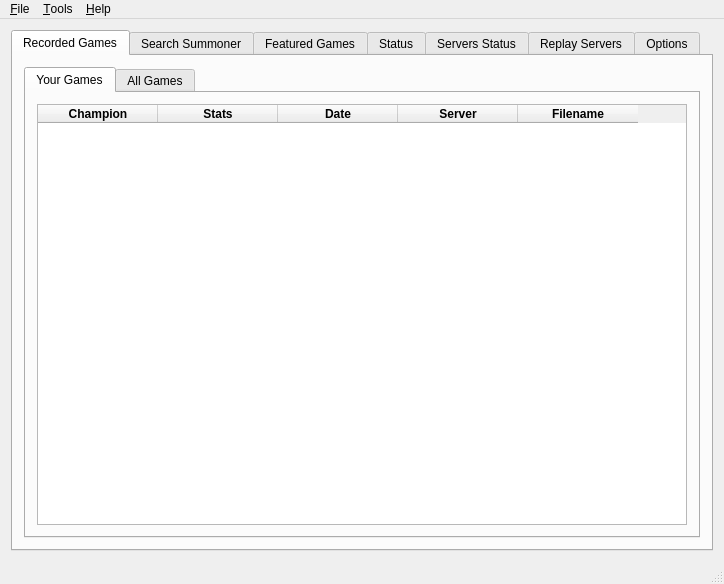
<?xml version="1.0" encoding="UTF-8"?>
<ui version="4.0">
 <class>MainWindow</class>
 <widget class="QMainWindow" name="MainWindow">
  <property name="geometry">
   <rect>
    <x>0</x>
    <y>0</y>
    <width>724</width>
    <height>584</height>
   </rect>
  </property>
  <property name="windowTitle">
   <string notr="true">LegendsReplay</string>
  </property>
  <property name="windowIcon">
   <iconset>
    <normaloff>:/logo.png</normaloff>:/logo.png</iconset>
  </property>
  <property name="toolButtonStyle">
   <enum>Qt::ToolButtonIconOnly</enum>
  </property>
  <widget class="QWidget" name="centralWidget">
   <layout class="QGridLayout" name="gridLayout_2">
    <item row="0" column="0">
     <widget class="QTabWidget" name="tabWidget">
      <property name="currentIndex">
       <number>0</number>
      </property>
      <widget class="QWidget" name="tab_3">
       <attribute name="title">
        <string>Recorded Games</string>
       </attribute>
       <layout class="QGridLayout" name="gridLayout_5">
        <item row="1" column="0">
         <widget class="QTabWidget" name="tabWidget_2">
          <property name="currentIndex">
           <number>0</number>
          </property>
          <widget class="QWidget" name="tab_8">
           <attribute name="title">
            <string>Your Games</string>
           </attribute>
           <layout class="QGridLayout" name="gridLayout_12">
            <item row="0" column="0">
             <widget class="QTableWidget" name="tableWidget_yourgames">
              <property name="contextMenuPolicy">
               <enum>Qt::CustomContextMenu</enum>
              </property>
              <property name="layoutDirection">
               <enum>Qt::LeftToRight</enum>
              </property>
              <property name="frameShape">
               <enum>QFrame::StyledPanel</enum>
              </property>
              <property name="autoScroll">
               <bool>true</bool>
              </property>
              <property name="editTriggers">
               <set>QAbstractItemView::NoEditTriggers</set>
              </property>
              <property name="alternatingRowColors">
               <bool>true</bool>
              </property>
              <property name="selectionBehavior">
               <enum>QAbstractItemView::SelectRows</enum>
              </property>
              <property name="iconSize">
               <size>
                <width>60</width>
                <height>60</height>
               </size>
              </property>
              <property name="verticalScrollMode">
               <enum>QAbstractItemView::ScrollPerItem</enum>
              </property>
              <attribute name="horizontalHeaderDefaultSectionSize">
               <number>120</number>
              </attribute>
              <attribute name="horizontalHeaderHighlightSections">
               <bool>false</bool>
              </attribute>
              <attribute name="horizontalHeaderMinimumSectionSize">
               <number>70</number>
              </attribute>
              <attribute name="verticalHeaderVisible">
               <bool>false</bool>
              </attribute>
              <attribute name="verticalHeaderDefaultSectionSize">
               <number>70</number>
              </attribute>
              <attribute name="verticalHeaderMinimumSectionSize">
               <number>60</number>
              </attribute>
              <column>
               <property name="text">
                <string>Champion</string>
               </property>
               <property name="font">
                <font>
                 <weight>75</weight>
                 <bold>true</bold>
                </font>
               </property>
              </column>
              <column>
               <property name="text">
                <string>Stats</string>
               </property>
               <property name="font">
                <font>
                 <weight>75</weight>
                 <bold>true</bold>
                </font>
               </property>
              </column>
              <column>
               <property name="text">
                <string>Date</string>
               </property>
               <property name="font">
                <font>
                 <weight>75</weight>
                 <bold>true</bold>
                </font>
               </property>
              </column>
              <column>
               <property name="text">
                <string>Server</string>
               </property>
               <property name="font">
                <font>
                 <weight>75</weight>
                 <bold>true</bold>
                </font>
               </property>
              </column>
              <column>
               <property name="text">
                <string>Filename</string>
               </property>
               <property name="font">
                <font>
                 <weight>75</weight>
                 <bold>true</bold>
                </font>
               </property>
              </column>
             </widget>
            </item>
           </layout>
          </widget>
          <widget class="QWidget" name="tab_5">
           <attribute name="title">
            <string>All Games</string>
           </attribute>
           <layout class="QGridLayout" name="gridLayout_10">
            <item row="1" column="1">
             <widget class="QGroupBox" name="groupBox_3">
              <property name="minimumSize">
               <size>
                <width>350</width>
                <height>0</height>
               </size>
              </property>
              <property name="title">
               <string>Summoners</string>
              </property>
              <layout class="QGridLayout" name="gridLayout_11">
               <item row="4" column="2">
                <widget class="QLabel" name="label_sum9">
                 <property name="text">
                  <string/>
                 </property>
                </widget>
               </item>
               <item row="5" column="0">
                <widget class="QLabel" name="label_sum5">
                 <property name="text">
                  <string/>
                 </property>
                </widget>
               </item>
               <item row="3" column="0">
                <widget class="QLabel" name="label_sum3">
                 <property name="text">
                  <string/>
                 </property>
                </widget>
               </item>
               <item row="3" column="2">
                <widget class="QLabel" name="label_sum8">
                 <property name="text">
                  <string/>
                 </property>
                </widget>
               </item>
               <item row="4" column="0">
                <widget class="QLabel" name="label_sum4">
                 <property name="text">
                  <string/>
                 </property>
                </widget>
               </item>
               <item row="5" column="2">
                <widget class="QLabel" name="label_sum10">
                 <property name="text">
                  <string/>
                 </property>
                </widget>
               </item>
               <item row="1" column="0">
                <widget class="QLabel" name="label_sum1">
                 <property name="text">
                  <string/>
                 </property>
                </widget>
               </item>
               <item row="2" column="0">
                <widget class="QLabel" name="label_sum2">
                 <property name="text">
                  <string/>
                 </property>
                </widget>
               </item>
               <item row="2" column="2">
                <widget class="QLabel" name="label_sum7">
                 <property name="text">
                  <string/>
                 </property>
                </widget>
               </item>
               <item row="1" column="2">
                <widget class="QLabel" name="label_sum6">
                 <property name="text">
                  <string/>
                 </property>
                </widget>
               </item>
               <item row="1" column="1">
                <widget class="QLabel" name="label_sum16">
                 <property name="text">
                  <string/>
                 </property>
                 <property name="alignment">
                  <set>Qt::AlignCenter</set>
                 </property>
                </widget>
               </item>
               <item row="2" column="1">
                <widget class="QLabel" name="label_sum27">
                 <property name="text">
                  <string/>
                 </property>
                 <property name="alignment">
                  <set>Qt::AlignCenter</set>
                 </property>
                </widget>
               </item>
               <item row="3" column="1">
                <widget class="QLabel" name="label_sum38">
                 <property name="text">
                  <string/>
                 </property>
                 <property name="alignment">
                  <set>Qt::AlignCenter</set>
                 </property>
                </widget>
               </item>
               <item row="4" column="1">
                <widget class="QLabel" name="label_sum49">
                 <property name="text">
                  <string/>
                 </property>
                 <property name="alignment">
                  <set>Qt::AlignCenter</set>
                 </property>
                </widget>
               </item>
               <item row="5" column="1">
                <widget class="QLabel" name="label_sum510">
                 <property name="text">
                  <string/>
                 </property>
                 <property name="alignment">
                  <set>Qt::AlignCenter</set>
                 </property>
                </widget>
               </item>
              </layout>
             </widget>
            </item>
            <item row="0" column="1">
             <widget class="QLabel" name="label_allgames_gamemode">
              <property name="maximumSize">
               <size>
                <width>16777215</width>
                <height>30</height>
               </size>
              </property>
              <property name="styleSheet">
               <string notr="true"/>
              </property>
              <property name="text">
               <string>Game Mode</string>
              </property>
              <property name="alignment">
               <set>Qt::AlignCenter</set>
              </property>
             </widget>
            </item>
            <item row="0" column="0" rowspan="2">
             <widget class="QTableWidget" name="tableWidget_recordedgames">
              <property name="contextMenuPolicy">
               <enum>Qt::CustomContextMenu</enum>
              </property>
              <property name="editTriggers">
               <set>QAbstractItemView::NoEditTriggers</set>
              </property>
              <property name="alternatingRowColors">
               <bool>true</bool>
              </property>
              <property name="selectionMode">
               <enum>QAbstractItemView::SingleSelection</enum>
              </property>
              <property name="selectionBehavior">
               <enum>QAbstractItemView::SelectRows</enum>
              </property>
              <attribute name="horizontalHeaderDefaultSectionSize">
               <number>90</number>
              </attribute>
              <attribute name="verticalHeaderVisible">
               <bool>false</bool>
              </attribute>
              <column>
               <property name="text">
                <string>Server</string>
               </property>
              </column>
              <column>
               <property name="text">
                <string>Gameid</string>
               </property>
              </column>
              <column>
               <property name="text">
                <string>Datetime</string>
               </property>
              </column>
             </widget>
            </item>
           </layout>
          </widget>
         </widget>
        </item>
       </layout>
      </widget>
      <widget class="QWidget" name="tab_9">
       <attribute name="title">
        <string>Search Summoner</string>
       </attribute>
       <layout class="QGridLayout" name="gridLayout_13">
        <item row="3" column="0" colspan="4">
         <widget class="QGroupBox" name="groupBox_4">
          <property name="title">
           <string>Game Infos</string>
          </property>
          <layout class="QGridLayout" name="gridLayout_14">
           <item row="0" column="0">
            <widget class="QLabel" name="label_sums1">
             <property name="text">
              <string/>
             </property>
            </widget>
           </item>
           <item row="0" column="1">
            <widget class="QLabel" name="label_sums16">
             <property name="text">
              <string/>
             </property>
             <property name="alignment">
              <set>Qt::AlignCenter</set>
             </property>
            </widget>
           </item>
           <item row="0" column="2">
            <widget class="QLabel" name="label_sums6">
             <property name="text">
              <string/>
             </property>
            </widget>
           </item>
           <item row="1" column="0">
            <widget class="QLabel" name="label_sums2">
             <property name="text">
              <string/>
             </property>
            </widget>
           </item>
           <item row="1" column="2">
            <widget class="QLabel" name="label_sums7">
             <property name="text">
              <string/>
             </property>
            </widget>
           </item>
           <item row="2" column="0">
            <widget class="QLabel" name="label_sums3">
             <property name="text">
              <string/>
             </property>
            </widget>
           </item>
           <item row="2" column="1">
            <widget class="QLabel" name="label_sums38">
             <property name="text">
              <string/>
             </property>
             <property name="alignment">
              <set>Qt::AlignCenter</set>
             </property>
            </widget>
           </item>
           <item row="2" column="2">
            <widget class="QLabel" name="label_sums8">
             <property name="text">
              <string/>
             </property>
            </widget>
           </item>
           <item row="3" column="0">
            <widget class="QLabel" name="label_sums4">
             <property name="text">
              <string/>
             </property>
            </widget>
           </item>
           <item row="3" column="1">
            <widget class="QLabel" name="label_sums49">
             <property name="text">
              <string/>
             </property>
             <property name="alignment">
              <set>Qt::AlignCenter</set>
             </property>
            </widget>
           </item>
           <item row="3" column="2">
            <widget class="QLabel" name="label_sums9">
             <property name="text">
              <string/>
             </property>
            </widget>
           </item>
           <item row="4" column="0">
            <widget class="QLabel" name="label_sums5">
             <property name="text">
              <string/>
             </property>
            </widget>
           </item>
           <item row="4" column="1">
            <widget class="QLabel" name="label_sums510">
             <property name="text">
              <string/>
             </property>
             <property name="alignment">
              <set>Qt::AlignCenter</set>
             </property>
            </widget>
           </item>
           <item row="4" column="2">
            <widget class="QLabel" name="label_sums10">
             <property name="text">
              <string/>
             </property>
            </widget>
           </item>
           <item row="1" column="1">
            <widget class="QLabel" name="label_sums27">
             <property name="text">
              <string/>
             </property>
             <property name="alignment">
              <set>Qt::AlignCenter</set>
             </property>
            </widget>
           </item>
          </layout>
         </widget>
        </item>
        <item row="0" column="2">
         <widget class="QPushButton" name="pushButton_searchsummoner">
          <property name="text">
           <string>Search</string>
          </property>
         </widget>
        </item>
        <item row="0" column="1">
         <widget class="QLineEdit" name="lineEdit_searchsummoner">
          <property name="text">
           <string notr="true"/>
          </property>
          <property name="alignment">
           <set>Qt::AlignCenter</set>
          </property>
         </widget>
        </item>
        <item row="0" column="3">
         <widget class="QLabel" name="label_searchsummoner_status">
          <property name="minimumSize">
           <size>
            <width>50</width>
            <height>0</height>
           </size>
          </property>
          <property name="text">
           <string>Status</string>
          </property>
          <property name="alignment">
           <set>Qt::AlignCenter</set>
          </property>
         </widget>
        </item>
        <item row="0" column="0">
         <widget class="QComboBox" name="comboBox_searchsummoner_region">
          <property name="currentText">
           <string notr="true">EUW</string>
          </property>
          <item>
           <property name="text">
            <string notr="true">EUW</string>
           </property>
          </item>
          <item>
           <property name="text">
            <string notr="true">EUNE</string>
           </property>
          </item>
          <item>
           <property name="text">
            <string notr="true">NA</string>
           </property>
          </item>
          <item>
           <property name="text">
            <string notr="true">JP</string>
           </property>
          </item>
          <item>
           <property name="text">
            <string notr="true">KR</string>
           </property>
          </item>
          <item>
           <property name="text">
            <string notr="true">OCE</string>
           </property>
          </item>
          <item>
           <property name="text">
            <string notr="true">BR</string>
           </property>
          </item>
          <item>
           <property name="text">
            <string notr="true">LAN</string>
           </property>
          </item>
          <item>
           <property name="text">
            <string notr="true">LAS</string>
           </property>
          </item>
          <item>
           <property name="text">
            <string notr="true">RU</string>
           </property>
          </item>
          <item>
           <property name="text">
            <string notr="true">TR</string>
           </property>
          </item>
         </widget>
        </item>
        <item row="1" column="2" colspan="2">
         <widget class="QPushButton" name="pushButton_searchsummoner_spectate">
          <property name="text">
           <string>Spectate</string>
          </property>
         </widget>
        </item>
        <item row="1" column="0" rowspan="2" colspan="2">
         <widget class="QLabel" name="label_searchsummoner_gamemode">
          <property name="maximumSize">
           <size>
            <width>16777215</width>
            <height>40</height>
           </size>
          </property>
          <property name="text">
           <string>Game Mode</string>
          </property>
          <property name="alignment">
           <set>Qt::AlignCenter</set>
          </property>
         </widget>
        </item>
        <item row="2" column="2" colspan="2">
         <widget class="QPushButton" name="pushButton_searchsummoner_record">
          <property name="text">
           <string>Record</string>
          </property>
         </widget>
        </item>
       </layout>
      </widget>
      <widget class="QWidget" name="tab_2">
       <attribute name="title">
        <string>Featured Games</string>
       </attribute>
       <layout class="QGridLayout" name="gridLayout">
        <item row="0" column="0" rowspan="2" colspan="2">
         <widget class="QListWidget" name="listWidget_featured">
          <property name="contextMenuPolicy">
           <enum>Qt::CustomContextMenu</enum>
          </property>
          <property name="editTriggers">
           <set>QAbstractItemView::NoEditTriggers</set>
          </property>
          <property name="dragDropOverwriteMode">
           <bool>false</bool>
          </property>
          <property name="alternatingRowColors">
           <bool>true</bool>
          </property>
          <property name="selectionMode">
           <enum>QAbstractItemView::SingleSelection</enum>
          </property>
          <property name="selectionBehavior">
           <enum>QAbstractItemView::SelectRows</enum>
          </property>
          <property name="resizeMode">
           <enum>QListView::Adjust</enum>
          </property>
          <property name="layoutMode">
           <enum>QListView::Batched</enum>
          </property>
          <property name="uniformItemSizes">
           <bool>true</bool>
          </property>
          <property name="sortingEnabled">
           <bool>false</bool>
          </property>
         </widget>
        </item>
        <item row="2" column="0" colspan="2">
         <widget class="QPushButton" name="pushButton_2">
          <property name="font">
           <font>
            <pointsize>12</pointsize>
           </font>
          </property>
          <property name="text">
           <string>Refresh</string>
          </property>
          <property name="autoDefault">
           <bool>false</bool>
          </property>
          <property name="default">
           <bool>false</bool>
          </property>
          <property name="flat">
           <bool>false</bool>
          </property>
         </widget>
        </item>
       </layout>
      </widget>
      <widget class="QWidget" name="tab_6">
       <attribute name="title">
        <string>Status</string>
       </attribute>
       <layout class="QGridLayout" name="gridLayout_7">
        <item row="1" column="0">
         <widget class="QTextBrowser" name="textBrowser">
          <property name="lineWrapMode">
           <enum>QTextEdit::WidgetWidth</enum>
          </property>
          <property name="readOnly">
           <bool>true</bool>
          </property>
          <property name="cursorWidth">
           <number>0</number>
          </property>
          <property name="textInteractionFlags">
           <set>Qt::LinksAccessibleByKeyboard|Qt::LinksAccessibleByMouse|Qt::TextBrowserInteraction|Qt::TextSelectableByKeyboard|Qt::TextSelectableByMouse</set>
          </property>
          <property name="openExternalLinks">
           <bool>true</bool>
          </property>
         </widget>
        </item>
        <item row="0" column="0">
         <widget class="QTableWidget" name="tableWidget_recordingGames">
          <property name="contextMenuPolicy">
           <enum>Qt::CustomContextMenu</enum>
          </property>
          <property name="editTriggers">
           <set>QAbstractItemView::NoEditTriggers</set>
          </property>
          <property name="selectionBehavior">
           <enum>QAbstractItemView::SelectRows</enum>
          </property>
          <attribute name="horizontalHeaderDefaultSectionSize">
           <number>150</number>
          </attribute>
          <attribute name="horizontalHeaderHighlightSections">
           <bool>false</bool>
          </attribute>
          <attribute name="verticalHeaderVisible">
           <bool>false</bool>
          </attribute>
          <attribute name="verticalHeaderDefaultSectionSize">
           <number>20</number>
          </attribute>
          <attribute name="verticalHeaderMinimumSectionSize">
           <number>20</number>
          </attribute>
          <column>
           <property name="text">
            <string>Server</string>
           </property>
          </column>
          <column>
           <property name="text">
            <string>Game id</string>
           </property>
          </column>
          <column>
           <property name="text">
            <string>Datetime</string>
           </property>
          </column>
          <column>
           <property name="text">
            <string>Progression</string>
           </property>
          </column>
         </widget>
        </item>
       </layout>
      </widget>
      <widget class="QWidget" name="tab">
       <attribute name="title">
        <string>Servers Status</string>
       </attribute>
       <layout class="QGridLayout" name="gridLayout_3">
        <item row="0" column="0">
         <widget class="QTableWidget" name="tableWidget_status">
          <property name="toolTip">
           <string notr="true"/>
          </property>
          <property name="toolTipDuration">
           <number>-1</number>
          </property>
          <property name="editTriggers">
           <set>QAbstractItemView::NoEditTriggers</set>
          </property>
          <property name="selectionMode">
           <enum>QAbstractItemView::SingleSelection</enum>
          </property>
          <attribute name="horizontalHeaderDefaultSectionSize">
           <number>120</number>
          </attribute>
          <attribute name="horizontalHeaderMinimumSectionSize">
           <number>28</number>
          </attribute>
          <row>
           <property name="text">
            <string notr="true">EUW</string>
           </property>
          </row>
          <row>
           <property name="text">
            <string notr="true">EUNE</string>
           </property>
          </row>
          <row>
           <property name="text">
            <string notr="true">NA</string>
           </property>
          </row>
          <row>
           <property name="text">
            <string notr="true">JP</string>
           </property>
          </row>
          <row>
           <property name="text">
            <string notr="true">KR</string>
           </property>
          </row>
          <row>
           <property name="text">
            <string notr="true">OCE</string>
           </property>
          </row>
          <row>
           <property name="text">
            <string notr="true">BR</string>
           </property>
          </row>
          <row>
           <property name="text">
            <string notr="true">LAN</string>
           </property>
          </row>
          <row>
           <property name="text">
            <string notr="true">LAS</string>
           </property>
          </row>
          <row>
           <property name="text">
            <string notr="true">RU</string>
           </property>
          </row>
          <row>
           <property name="text">
            <string notr="true">TR</string>
           </property>
          </row>
          <row>
           <property name="text">
            <string notr="true">PBE</string>
           </property>
          </row>
          <column>
           <property name="text">
            <string>Game</string>
           </property>
          </column>
          <column>
           <property name="text">
            <string>Store</string>
           </property>
          </column>
          <column>
           <property name="text">
            <string>Website</string>
           </property>
          </column>
          <column>
           <property name="text">
            <string>Client</string>
           </property>
          </column>
          <column>
           <property name="text">
            <string>Spectator</string>
           </property>
          </column>
         </widget>
        </item>
        <item row="1" column="0">
         <widget class="QPushButton" name="pushButton_statusRefresh">
          <property name="text">
           <string>Refresh</string>
          </property>
         </widget>
        </item>
       </layout>
      </widget>
      <widget class="QWidget" name="tab_7">
       <attribute name="title">
        <string>Replay Servers</string>
       </attribute>
       <layout class="QGridLayout" name="gridLayout_8">
        <item row="1" column="0">
         <widget class="QGroupBox" name="groupBox_2">
          <property name="minimumSize">
           <size>
            <width>250</width>
            <height>0</height>
           </size>
          </property>
          <property name="title">
           <string>Add a LegendsReplay server</string>
          </property>
          <layout class="QGridLayout" name="gridLayout_9">
           <item row="0" column="1">
            <widget class="QLineEdit" name="lineEdit_replayserver_address">
             <property name="text">
              <string notr="true"/>
             </property>
            </widget>
           </item>
           <item row="0" column="0">
            <widget class="QLabel" name="label_4">
             <property name="text">
              <string>Address :</string>
             </property>
            </widget>
           </item>
           <item row="0" column="2">
            <widget class="QPushButton" name="pushButton_add_replayserver">
             <property name="text">
              <string>Add</string>
             </property>
            </widget>
           </item>
          </layout>
         </widget>
        </item>
        <item row="0" column="0">
         <widget class="QTableWidget" name="tableWidget_replayservers">
          <property name="contextMenuPolicy">
           <enum>Qt::CustomContextMenu</enum>
          </property>
          <property name="editTriggers">
           <set>QAbstractItemView::NoEditTriggers</set>
          </property>
          <property name="selectionMode">
           <enum>QAbstractItemView::SingleSelection</enum>
          </property>
          <property name="selectionBehavior">
           <enum>QAbstractItemView::SelectRows</enum>
          </property>
          <attribute name="horizontalHeaderDefaultSectionSize">
           <number>400</number>
          </attribute>
          <attribute name="horizontalHeaderHighlightSections">
           <bool>false</bool>
          </attribute>
          <attribute name="verticalHeaderVisible">
           <bool>false</bool>
          </attribute>
          <column>
           <property name="text">
            <string>Address</string>
           </property>
          </column>
         </widget>
        </item>
       </layout>
      </widget>
      <widget class="QWidget" name="tab_4">
       <attribute name="title">
        <string>Options</string>
       </attribute>
       <layout class="QGridLayout" name="gridLayout_6">
        <item row="1" column="3">
         <widget class="QPushButton" name="pushButton_summonersave">
          <property name="text">
           <string>Save</string>
          </property>
         </widget>
        </item>
        <item row="1" column="0">
         <widget class="QLabel" name="label_8">
          <property name="text">
           <string>Your summoner name :</string>
          </property>
         </widget>
        </item>
        <item row="1" column="2">
         <widget class="QLineEdit" name="lineEdit_summonername">
          <property name="text">
           <string notr="true"/>
          </property>
         </widget>
        </item>
        <item row="2" column="1" colspan="3">
         <widget class="QLineEdit" name="lineEdit_summonerid">
          <property name="text">
           <string notr="true"/>
          </property>
          <property name="readOnly">
           <bool>true</bool>
          </property>
         </widget>
        </item>
        <item row="2" column="0">
         <widget class="QLabel" name="label_9">
          <property name="text">
           <string>Your summoner ID :</string>
          </property>
         </widget>
        </item>
        <item row="6" column="3">
         <widget class="QToolButton" name="toolButton_2">
          <property name="sizePolicy">
           <sizepolicy hsizetype="Fixed" vsizetype="Fixed">
            <horstretch>0</horstretch>
            <verstretch>0</verstretch>
           </sizepolicy>
          </property>
          <property name="text">
           <string>...</string>
          </property>
         </widget>
        </item>
        <item row="6" column="0">
         <widget class="QLabel" name="label_2">
          <property name="text">
           <string>Replays Folder :</string>
          </property>
         </widget>
        </item>
        <item row="3" column="0">
         <widget class="QLabel" name="label">
          <property name="text">
           <string>LoL Folder :</string>
          </property>
         </widget>
        </item>
        <item row="3" column="1" colspan="2">
         <widget class="QLineEdit" name="lineEdit_lolfolder">
          <property name="text">
           <string notr="true"/>
          </property>
          <property name="readOnly">
           <bool>true</bool>
          </property>
         </widget>
        </item>
        <item row="3" column="3">
         <widget class="QToolButton" name="toolButton">
          <property name="sizePolicy">
           <sizepolicy hsizetype="Fixed" vsizetype="Fixed">
            <horstretch>0</horstretch>
            <verstretch>0</verstretch>
           </sizepolicy>
          </property>
          <property name="text">
           <string>...</string>
          </property>
         </widget>
        </item>
        <item row="6" column="1" colspan="2">
         <widget class="QLineEdit" name="lineEdit_replaysFolder">
          <property name="text">
           <string notr="true"/>
          </property>
          <property name="readOnly">
           <bool>true</bool>
          </property>
         </widget>
        </item>
        <item row="1" column="1">
         <widget class="QComboBox" name="comboBox_summonerserver">
          <property name="currentText">
           <string notr="true">EUW</string>
          </property>
          <item>
           <property name="text">
            <string notr="true">EUW</string>
           </property>
          </item>
          <item>
           <property name="text">
            <string notr="true">EUNE</string>
           </property>
          </item>
          <item>
           <property name="text">
            <string notr="true">NA</string>
           </property>
          </item>
          <item>
           <property name="text">
            <string notr="true">JP</string>
           </property>
          </item>
          <item>
           <property name="text">
            <string notr="true">KR</string>
           </property>
          </item>
          <item>
           <property name="text">
            <string notr="true">OCE</string>
           </property>
          </item>
          <item>
           <property name="text">
            <string notr="true">BR</string>
           </property>
          </item>
          <item>
           <property name="text">
            <string notr="true">LAN</string>
           </property>
          </item>
          <item>
           <property name="text">
            <string notr="true">LAS</string>
           </property>
          </item>
          <item>
           <property name="text">
            <string notr="true">RU</string>
           </property>
          </item>
          <item>
           <property name="text">
            <string notr="true">TR</string>
           </property>
          </item>
         </widget>
        </item>
        <item row="7" column="0">
         <widget class="QLabel" name="label_7">
          <property name="text">
           <string>Language :</string>
          </property>
         </widget>
        </item>
        <item row="7" column="3">
         <widget class="QPushButton" name="pushButton_saveLanguage">
          <property name="text">
           <string>Save</string>
          </property>
         </widget>
        </item>
        <item row="7" column="1" colspan="2">
         <widget class="QComboBox" name="comboBox_language">
          <property name="sizePolicy">
           <sizepolicy hsizetype="Fixed" vsizetype="Fixed">
            <horstretch>0</horstretch>
            <verstretch>0</verstretch>
           </sizepolicy>
          </property>
          <property name="minimumSize">
           <size>
            <width>60</width>
            <height>0</height>
           </size>
          </property>
          <property name="currentText">
           <string notr="true">English</string>
          </property>
          <item>
           <property name="text">
            <string notr="true">English</string>
           </property>
          </item>
          <item>
           <property name="text">
            <string notr="true">French</string>
           </property>
          </item>
          <item>
           <property name="text">
            <string notr="true">Spanish</string>
           </property>
          </item>
          <item>
           <property name="text">
            <string notr="true">Portuguese</string>
           </property>
          </item>
          <item>
           <property name="text">
            <string notr="true">Deutch</string>
           </property>
          </item>
         </widget>
        </item>
       </layout>
      </widget>
     </widget>
    </item>
   </layout>
  </widget>
  <widget class="QMenuBar" name="menuBar">
   <property name="geometry">
    <rect>
     <x>0</x>
     <y>0</y>
     <width>724</width>
     <height>20</height>
    </rect>
   </property>
   <widget class="QMenu" name="menuFiles">
    <property name="title">
     <string>&amp;File</string>
    </property>
    <addaction name="actionOpen"/>
    <addaction name="actionLaunch_rofl_file"/>
    <addaction name="separator"/>
    <addaction name="actionExit"/>
   </widget>
   <widget class="QMenu" name="menuTools">
    <property name="title">
     <string>&amp;Tools</string>
    </property>
    <addaction name="actionAdvanced_Recorder"/>
    <addaction name="actionRepair_tool"/>
   </widget>
   <widget class="QMenu" name="menuHelp">
    <property name="title">
     <string>&amp;Help</string>
    </property>
    <addaction name="actionReport_an_issue"/>
    <addaction name="actionAbout_LegendsReplay"/>
   </widget>
   <addaction name="menuFiles"/>
   <addaction name="menuTools"/>
   <addaction name="menuHelp"/>
  </widget>
  <widget class="QStatusBar" name="statusBar"/>
  <action name="actionOpen">
   <property name="icon">
    <iconset resource="legendsreplay.qrc">
     <normaloff>:/icons/open_replay.png</normaloff>:/icons/open_replay.png</iconset>
   </property>
   <property name="text">
    <string>&amp;Open replay</string>
   </property>
   <property name="font">
    <font>
     <pointsize>8</pointsize>
    </font>
   </property>
  </action>
  <action name="actionExit">
   <property name="icon">
    <iconset resource="legendsreplay.qrc">
     <normaloff>:/icons/exit.png</normaloff>:/icons/exit.png</iconset>
   </property>
   <property name="text">
    <string>&amp;Exit</string>
   </property>
  </action>
  <action name="actionAdvanced_Recorder">
   <property name="icon">
    <iconset resource="legendsreplay.qrc">
     <normaloff>:/icons/advanced_recorder.png</normaloff>:/icons/advanced_recorder.png</iconset>
   </property>
   <property name="text">
    <string>&amp;Advanced Recorder</string>
   </property>
  </action>
  <action name="actionReport_an_issue">
   <property name="icon">
    <iconset resource="legendsreplay.qrc">
     <normaloff>:/icons/tool.png</normaloff>:/icons/tool.png</iconset>
   </property>
   <property name="text">
    <string>Report an &amp;issue</string>
   </property>
   <property name="toolTip">
    <string>Report an issue on GitHub</string>
   </property>
  </action>
  <action name="actionAbout_LegendsReplay">
   <property name="icon">
    <iconset resource="legendsreplay.qrc">
     <normaloff>:/icons/info.png</normaloff>:/icons/info.png</iconset>
   </property>
   <property name="text">
    <string>&amp;About LegendsReplay</string>
   </property>
  </action>
  <action name="actionRepair_tool">
   <property name="icon">
    <iconset resource="legendsreplay.qrc">
     <normaloff>:/icons/repair.png</normaloff>:/icons/repair.png</iconset>
   </property>
   <property name="text">
    <string>&amp;Repair tool</string>
   </property>
  </action>
  <action name="actionLaunch_rofl_file">
   <property name="text">
    <string>&amp;Launch .rofl file</string>
   </property>
  </action>
 </widget>
 <layoutdefault spacing="6" margin="11"/>
 <resources>
  <include location="legendsreplay.qrc"/>
 </resources>
 <connections/>
</ui>
